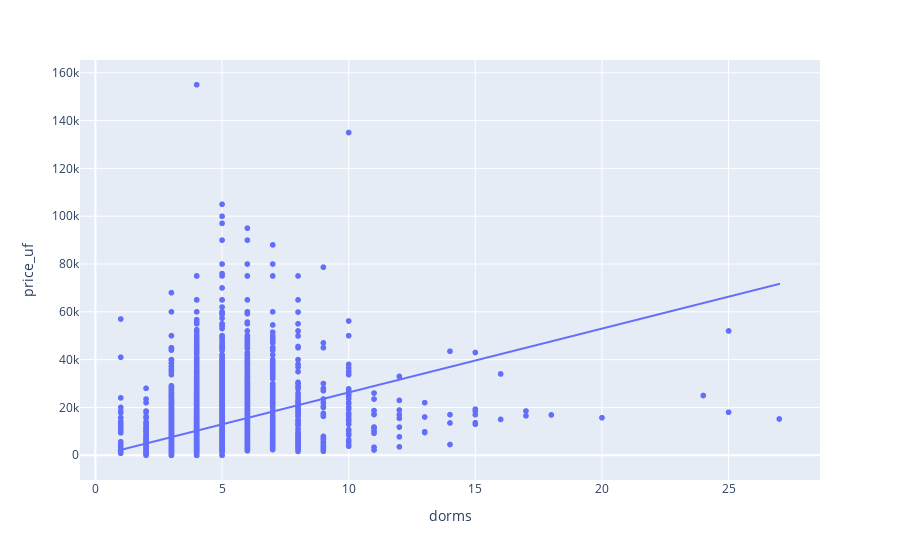

Notebook cell for this chart:
### Code cell
import plotly.express as px


fig = px.scatter(df, x="dorms", y="price_uf", trendline="ols")
fig.show()

### Figure 1 — Plotly figure (JSON) as saved in the notebook; plotly's stock layout.template omitted (floating-point values rounded to 4 significant figures; data arrays with more than 128 entries replaced by an {"elided": "..."} marker saying what was removed)
{"data": [{"hovertemplate": "dorms=%{x}<br>price_uf=%{y}<extra></extra>", "legendgroup": "", "marker": {"color": "#636efa", "symbol": "circle"}, "mode": "markers", "name": "", "showlegend": false, "type": "scattergl", "x": {"elided": "7771 int values"}, "xaxis": "x", "y": {"elided": "7771 int values"}, "yaxis": "y"}, {"hovertemplate": "<b>OLS trendline</b><br>price_uf = 2670.2 * dorms + -422.264<br>R<sup>2</sup>=0.156297<br><br>dorms=%{x}<br>price_uf=%{y} <b>(trend)</b><extra></extra>", "legendgroup": "", "marker": {"color": "#636efa", "symbol": "circle"}, "mode": "lines", "name": "", "showlegend": false, "type": "scattergl", "x": {"elided": "7771 int values"}, "xaxis": "x", "y": {"elided": "7771 float values"}, "yaxis": "y"}], "layout": {"legend": {"tracegroupgap": 0}, "margin": {"t": 60}, "xaxis": {"anchor": "y", "domain": [0, 1], "title": {"text": "dorms"}}, "yaxis": {"anchor": "x", "domain": [0, 1], "title": {"text": "price_uf"}}}}
